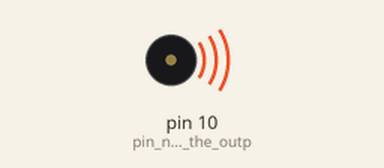
Recording of a sketch running on a simulated Arduino Uno, built with avr-gcc and run on an emulated ATmega328P. On the bench: buzzer (waves = sounding).

Above: at 0.5 s.
Timing chart, 0 to 4.6 s (numbered marks = the images above):
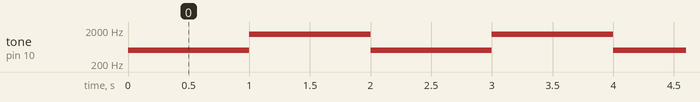

Measured:
- by itself, tone on pin 10 (pin_number_10_is_the_outp): alternates 1500 Hz for 1.0 s and 500 Hz for 1.0 s

The sketch:

Tone_-_Buzzer.ino
```cpp
void setup()
{
  pinMode(10, OUTPUT);  //pin number 10 is the output pin
}

void loop()
{
  tone(10, 500, 1000);   //tone at pin number 10 500 Hz for 1 sec or 1000 ms
  delay(1000); // Wait for 1000 millisecond(s) or 1 sec
  tone(10, 1500, 1000);
  delay(1000); // Wait for 1000 millisecond(s)
}
```
